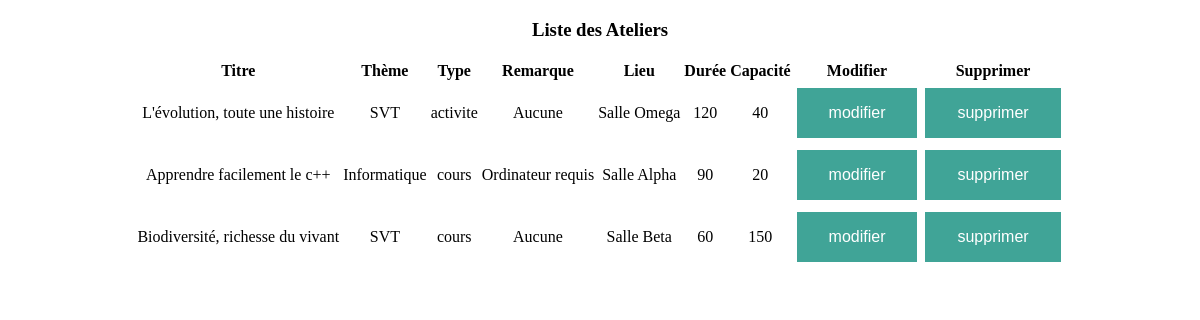
/list_atelier.php, run on the app's committed database.
### tables this page shows
CREATE TABLE `atelier` (
  `id_Atelier` int(11) NOT NULL,
  `titre` varchar(100) NOT NULL,
  `theme` varchar(100) NOT NULL,
  `type` varchar(100) NOT NULL,
  `Remarque` text NOT NULL,
  `lieu` varchar(100) NOT NULL,
  `duree` int(11) NOT NULL,
  `capacite` int(11) NOT NULL,
  `id_creneaux` int(11) NOT NULL,
  `id_labo` int(11) NOT NULL
);

### Web/list_atelier.php (the view, shortened to what this page needs)
<?php include("connexion.php");?>
<!DOCTYPE html>
<html>
<head>
  <link rel="stylesheet" type="text/css" href="css/style_form.css">
</head>
<body onload="load()">
<form id="edit-form" method = "POST">
<div class = "form-group" >
<h3>Liste des Ateliers</h3>
<table>
 	<tr>
 	<th>Titre</th>
 	<th>Thème</th>
 	<th>Type</th>
 	<th>Remarque</th>
 	<th>Lieu</th>
 	<th>Durée</th>
 	<th>Capacité</th>
 	<th>Modifier</th>
 	<th>Supprimer</th>
 	</tr>
<?php
$reponse = $bdd->query('SELECT * FROM atelier');
while ($donnees = $reponse->fetch())
{ ?>
	<tr>
		<td><?php echo $donnees['titre']; ?></td>
		<td><?php echo $donnees['theme']; ?></td>
		<td><?php echo $donnees['type']; ?></td>
		<td><?php echo $donnees['Remarque']; ?></td>
		<td><?php echo $donnees['lieu']; ?></td>
		<td><?php echo $donnees['duree']; ?></td>
		<td><?php echo $donnees['capacite']; ?></td>
		<td><input type="submit" id= "editWorkshop" value="modifier" formaction="edit_atelier.php"></td>
		<td><input type="submit" id="deleteWorkshop" class="delete_confirm" data-confirm="Etes vous sûr de vouloir supprimmer cet atelier?" value="supprimer" formaction="delete_atelier.php" ></td>
	</tr>
<?php
}
?>
</table>
</div>
</form>
</body>
</html>

### Web/css/style_form.css (style rules this page uses)
form { text-align:center; margin:auto; }
table { text-align:center; margin:auto; }
input[type=button], input[type=submit], input[type=reset] { background-color: #40A497; border: none; color: white; padding: 16px 32px; text-align: center; text-decoration: none; margin: 4px 2px; cursor: pointer; font-size: 16px; display: inline-block; }

### data on the page
atelier: titre "L'évolution, toute une histoire", theme "SVT", type "activite", Remarque "Aucune", lieu "Salle Omega", duree "120", capacite "40"
atelier: titre "Apprendre facilement le c++", theme "Informatique", type "cours", Remarque "Ordinateur requis", lieu "Salle Alpha", duree "90", capacite "20"
atelier: titre "Biodiversité, richesse du vivant", theme "SVT", type "cours", Remarque "Aucune", lieu "Salle Beta", duree "60", capacite "150"
